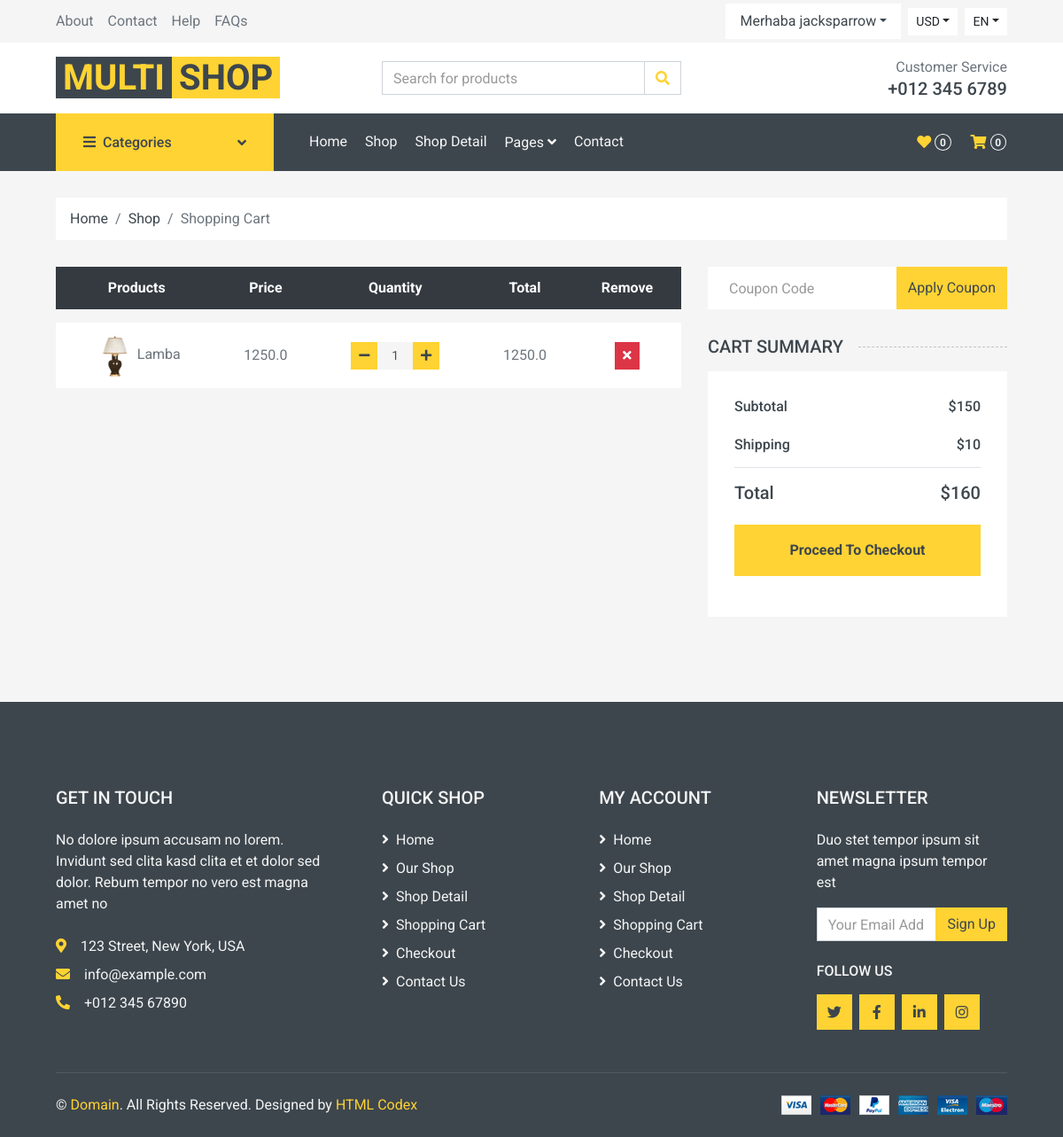
The page /order/shopcart (signed in) on the database its author committed.
### order/models.py (models this page shows)
class ShopCart(models.Model):
    user = models.ForeignKey(User, on_delete=models.SET_NULL, null=True)
    product = models.ForeignKey(Product, on_delete=models.SET_NULL, null=True)
    quantity = models.IntegerField()
    def __str__(self):
        return self.product.title
    @property
    def price(self):
        return (self.product.price)
    @property
    def amount(self):
        return (self.quantity * self.product.price)

### product/models.py (models this page shows, shortened)
class Product(models.Model):
    STATUS = (('True', 'Evet'),
            ('False', 'Hayir'), )
    category = models.ForeignKey(Category, on_delete=models.CASCADE) #many to one relation with Category
    title = models.CharField(max_length=150)
    keywords = models.CharField(max_length=255)
    description = models.TextField(max_length=255)
    image = models.ImageField(blank=True, upload_to='images/')
    price= models.FloatField()
    amount = models.IntegerField(default=0)
    detail = models.TextField()
    status = models.CharField(max_length=10,choices=STATUS)
    slug = models.SlugField(null=False, unique=True)
    create_at = models.DateTimeField(auto_now_add=True)
    update_at = models.DateTimeField(auto_now=True)
    def category_tag(self):
        return self.category
    category_tag.short_description = "Kategori"
    def image_tag(self):
        return mark_safe('<img src="{}" height="50"/>'.format(self.image.url))
    image_tag.short_description = 'Image'

### order/views.py (the view)
# urls.py: path("shopcart", views.shopcart, name="shopocart"),
def shopcart(request):
    current_user = request.user  # Access User Session information
    shopcart = ShopCart.objects.filter(user_id=current_user.id)
    total=0
    for rs in shopcart:
        total += rs.product.price * rs.quantity
        print(total)
    context={'shopcart': shopcart,
             'total': total,
             }
    return render(request,'shopcart_products.html',context)

### order/templates/shopcart_products.html (shortened to what this page needs)
{% extends 'homebase.html' %}
{% load static %}
{% block body %}
{% include 'sidebar.html' %}
    <div class="container-fluid">
        <div class="row px-xl-5">
            <div class="col-12">
                <nav class="breadcrumb bg-light mb-30">
                    <a class="breadcrumb-item text-dark" href="/">Home</a>
                    <a class="breadcrumb-item text-dark" href="/home/shop">Shop</a>
                    <span class="breadcrumb-item active">Shopping Cart</span>
                </nav>
            </div>
        </div>
    </div>
    <div class="container-fluid">
        <div class="row px-xl-5">
            <div class="col-lg-8 table-responsive mb-5">
                <table class="table table-light table-borderless table-hover text-center mb-0">
                    <thead class="thead-dark">
                        <tr>
                            <th>Products</th>
                            <th>Price</th>
                            <th>Quantity</th>
                            <th>Total</th>
                            <th>Remove</th>
                        </tr>
                    </thead>
                    <tbody class="align-middle">
                    {%  for urun in shopcart %}
                        <tr class="product_data">
                            <td class="align-middle"><img src="{{ urun.product.image.url}}" alt="" style="width: 50px;">{{ urun }}</td>
                            <td class="align-middle">{{urun.price}}</td>
                            <td class="align-middle">
                                <div class="input-group quantity mx-auto" style="width: 100px;">
                                    <div class="input-group-btn">
                                        <button class="btn btn-sm btn-primary btn-minus" >
                                        <i class="fa fa-minus"></i>
                                        </button>
                                    </div>
                                    <input type="text" class="form-control form-control-sm bg-secondary border-0 text-center" value="{{ urun.quantity }}">
                                    <div class="input-group-btn">
                                        <button class="btn btn-sm btn-primary btn-plus">
                                            <i class="fa fa-plus"></i>
                                        </button>
                                    </div>
                                </div>
                            </td>
                            <td class="align-middle">{{urun.amount}}</td>
                            <td class="align-middle">
                                <a href="/order/deletefromcart/{{ urun.id }}"><button class="btn btn-sm btn-danger"><i class="fa fa-times"></i></button></a></td>
                        </tr>
                    {% endfor %}
                    </tbody>
                </table>
            </div>
            <div class="col-lg-4">
                <form class="mb-30" action="">
                    <div class="input-group">
                        <input type="text" class="form-control border-0 p-4" placeholder="Coupon Code">
                        <div class="input-group-append">
                            <button class="btn btn-primary">Apply Coupon</button>
                        </div>
                    </div>
                </form>
                <h5 class="section-title position-relative text-uppercase mb-3"><span class="bg-secondary pr-3">Cart Summary</span></h5>
                <div class="bg-light p-30 mb-5">
                    <div class="border-bottom pb-2">
                        <div class="d-flex justify-content-between mb-3">
                            <h6>Subtotal</h6>
                            <h6>$150</h6>
                        </div>
                        <div class="d-flex justify-content-between">
                            <h6 class="font-weight-medium">Shipping</h6>
                            <h6 class="font-weight-medium">$10</h6>
                        </div>
                    </div>
                    <div class="pt-2">
                        <div class="d-flex justify-content-between mt-2">
                            <h5>Total</h5>
                            <h5>$160</h5>
                        </div>
                        <button class="btn btn-block btn-primary font-weight-bold my-3 py-3">Proceed To Checkout</button>
                    </div>
                </div>
            </div>
        </div>
    </div>
{% endblock %}

### home/templates/header.html (shortened to what this page needs)
{% load static %}
    <div class="container-fluid">
        <div class="row bg-secondary py-1 px-xl-5">
            <div class="col-lg-6 d-none d-lg-block">
                <div class="d-inline-flex align-items-center h-100">
                    <a class="text-body mr-3" href="">About</a>
                    <a class="text-body mr-3" href="">Contact</a>
                    <a class="text-body mr-3" href="">Help</a>
                    <a class="text-body mr-3" href="">FAQs</a>
                </div>
            </div>
            <div class="col-lg-6 text-center text-lg-right">
                <div class="d-inline-flex align-items-center">
                    <div class="btn-group">
                        {%  if user.id is not None %}
                        <div class="nav-item dropdown btn-light">
                            <a href="#" class="nav-link dropdown-toggle text-dark" data-toggle="dropdown"> Merhaba {{ user.username }}</a>
                        </div>
                        {% else %}
                        <button type="button" class="btn btn-sm btn-light dropdown-toggle" data-toggle="dropdown">My Account</button>
                        <div class="dropdown-menu dropdown-menu-right">
                            <a href="login" class="dropdown-item" type="button">Sign in</a>
                            <a href="signup" class="dropdown-item" type="button">Sign up</a>
                        </div>
                        {% endif %}
                    </div>
                    <div class="btn-group mx-2">
                        <button type="button" class="btn btn-sm btn-light dropdown-toggle" data-toggle="dropdown">USD</button>
                    </div>
                    <div class="btn-group">
                        <button type="button" class="btn btn-sm btn-light dropdown-toggle" data-toggle="dropdown">EN</button>
                    </div>
                </div>
            </div>
        </div>
        <div class="row align-items-center bg-light py-3 px-xl-5 d-none d-lg-flex">
            <div class="col-lg-4">
                <a href="/" class="text-decoration-none">
                    <span class="h1 text-uppercase text-primary bg-dark px-2">Multi</span>
                    <span class="h1 text-uppercase text-dark bg-primary px-2 ml-n1">Shop</span>
                </a>
            </div>
            <div class="col-lg-4 col-6 text-left">
                <form action="">
                    <div class="input-group">
                        <input type="text" class="form-control" placeholder="Search for products">
                        <div class="input-group-append">
                            <span class="input-group-text bg-transparent text-primary">
                                <i class="fa fa-search"></i>
                            </span>
                        </div>
                    </div>
                </form>
            </div>
            <div class="col-lg-4 col-6 text-right">
                <p class="m-0">Customer Service</p>
                <h5 class="m-0">+012 345 6789</h5>
            </div>
        </div>
    </div>

### rows shown on the page
ShopCart: product.image (picture), product.title "Lamba", price "1250.0", quantity "1", amount "1250.0"

### other values the page prints
{{ user.username }} "jacksparrow"
